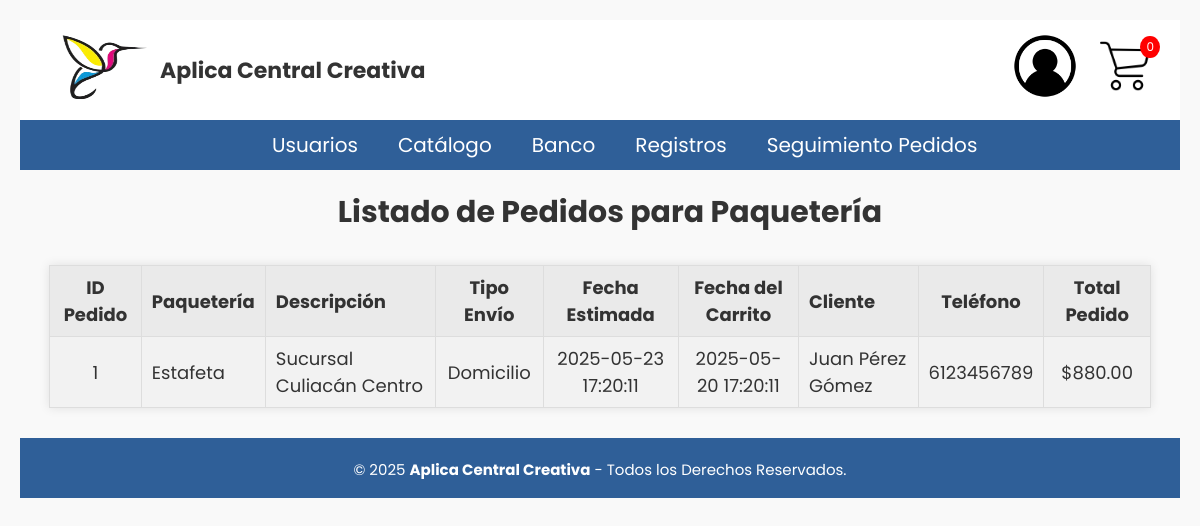
The page /Paqueteria/ver_pedidos.php (signed in) on the database its author committed.
### tables this page shows
CREATE TABLE pedido(
id_pedido INT NOT NULL PRIMARY KEY AUTO_INCREMENT,
id_envio INT NOT NULL,
id_paqueteria INT,
id_carrito INT NOT NULL,
iva DECIMAL(6,2) NOT NULL,
ieps DECIMAL(2),
id_direccion INT,
precio_total_pedido DECIMAL(6,2) NOT NULL,
CONSTRAINT fk_pedido_envio FOREIGN KEY (id_envio) REFERENCES envio(id_envio),
CONSTRAINT fk_pedido_paqueteria FOREIGN KEY (id_paqueteria) REFERENCES paqueteria(id_paqueteria),
CONSTRAINT fk_pedido_carrito FOREIGN KEY (id_carrito) REFERENCES carrito(id_carrito),
CONSTRAINT fk_pedido_direccion FOREIGN KEY (id_direccion) REFERENCES direccion(id_direccion)
);

CREATE TABLE paqueteria(
id_paqueteria INT NOT NULL PRIMARY KEY AUTO_INCREMENT,
nombre_paqueteria VARCHAR(50) NOT NULL,
descripcion VARCHAR(50) NOT NULL,
fecha DATETIME NOT NULL
);

CREATE TABLE envio(
id_envio INT NOT NULL PRIMARY KEY AUTO_INCREMENT,
tipo_envio ENUM('Domicilio','Punto de Entrega') NOT NULL,
costo DECIMAL(6,2) NOT NULL,
fecha_estimada DATETIME NOT NULL
);

CREATE TABLE carrito(
id_carrito INT NOT NULL PRIMARY KEY AUTO_INCREMENT,
id_cliente INT NOT NULL,
fecha DATETIME NOT NULL,
total DECIMAL(10,2) DEFAULT 0,
CONSTRAINT fk_cliente_carrito FOREIGN KEY (id_cliente) REFERENCES cliente(id_cliente)
);

CREATE TABLE cliente (
id_cliente INT NOT NULL PRIMARY KEY AUTO_INCREMENT,
id_usuario INT NOT NULL,
nom_persona VARCHAR(50) NOT NULL,
apellido_paterno VARCHAR(20) NOT NULL,
apellido_materno VARCHAR(20) NOT NULL,
telefono VARCHAR(10) NOT NULL,
monedero DECIMAL(6,2) DEFAULT 0,
CONSTRAINT fk_usuario FOREIGN KEY (id_usuario) REFERENCES usuario(id_usuario)
);

### Paqueteria/ver_pedidos.php (the view, shortened to what this page needs)
<?php
include '../BD/ConexionBD.php';
include ('../Nav/header.php');
$sql = "SELECT
            p.id_pedido,
            pq.nombre_paqueteria,
            pq.descripcion,
            e.tipo_envio,
            e.fecha_estimada,
            c.fecha AS fecha_carrito,
            p.precio_total_pedido,
            cl.nom_persona,
            cl.apellido_paterno,
            cl.apellido_materno,
            cl.telefono
        FROM pedido p
        JOIN paqueteria pq ON p.id_paqueteria = pq.id_paqueteria
        JOIN envio e ON p.id_envio = e.id_envio
        JOIN carrito c ON p.id_carrito = c.id_carrito
        JOIN cliente cl ON c.id_cliente = cl.id_cliente
        ORDER BY p.id_pedido DESC";
$result = $conn->query($sql);
?>
<!DOCTYPE html>
<html lang="es">
<head>
    <link rel="stylesheet" href="estilos_pedidos.css">
</head>
<body>
    <h2>Listado de Pedidos para Paquetería</h2>
    <table>
        <tr>
            <th>ID Pedido</th>
            <th class="descripcion">Paquetería</th>
            <th class="descripcion">Descripción</th>
            <th>Tipo Envío</th>
            <th>Fecha Estimada</th>
            <th>Fecha del Carrito</th>
            <th class="cliente">Cliente</th>
            <th class="telefono">Teléfono</th>
            <th>Total Pedido</th>
        </tr>
        <?php
        if ($result && $result->num_rows > 0) {
            while ($row = $result->fetch_assoc()) {
                echo "<tr>
                        <td>{$row['id_pedido']}</td>
                        <td class='descripcion'>{$row['nombre_paqueteria']}</td>
                        <td class='descripcion'>{$row['descripcion']}</td>
                        <td>{$row['tipo_envio']}</td>
                        <td>{$row['fecha_estimada']}</td>
                        <td>{$row['fecha_carrito']}</td>
                        <td class='cliente'>{$row['nom_persona']} {$row['apellido_paterno']} {$row['apellido_materno']}</td>
                        <td class='telefono'>{$row['telefono']}</td>
                        <td>\${$row['precio_total_pedido']}</td>
                      </tr>";
            }
        } else {
            echo "<tr><td colspan='9'>No hay pedidos registrados</td></tr>";
        }
        ?>
    </table>
    <?php
include '../Nav/footer.php';
?>
</body>
</html>

### CSS/cabecera.css (style rules this page uses)
html { font-size: 20px; overflow-y: auto; font-family: 'Poppins', sans-serif; }

### CSS/menu.css (style rules this page uses)
* { padding: 0px; margin: 0px; }

### CSS/formularios.css (style rules this page uses)
* { font-family: 'Poppins', sans-serif; margin: 0; padding: 0; box-sizing: border-box; }

### CSS/cabecera2.css (style rules this page uses)
* { padding: 0px; margin: 0px; }
h1, h2 { color: #000000; }
table { width: 100%; margin-bottom: 20px; border-collapse: collapse; }
table, th, td { border: 1px solid #ddd; }
th, td { padding: 10px; text-align: left; }

### CSS/Carrito.css (style rules this page uses)
body { font-family: 'Segoe UI', Tahoma, Geneva, Verdana, sans-serif; background-color: #f4f4f9; color: #000000; }
th, td { padding: 12px 15px; text-align: center; vertical-align: middle; }
tbody tr { border-bottom: 1px solid #eee; }

### CSS/direccion.css (style rules this page uses)
body { font-family: 'Segoe UI', Tahoma, Geneva, Verdana, sans-serif; background-color: #f4f4f9; color: #000000; }

### CSS/Tarjetas.css (style rules this page uses)
table { width: 95%; margin: 0 auto 40px auto; border-collapse: collapse; font-family: Arial, sans-serif; }
table th, table td { padding: 8px 10px; border: 1px solid #ddd; text-align: center; font-size: 0.9rem; }
table tbody tr:nth-child(even) { background-color: #f2f2f2; }

### CSS/confirmar_pedido.css (style rules this page uses)
body { font-family: 'Segoe UI', Tahoma, Geneva, Verdana, sans-serif; background-color: #f4f4f9; color: #000000; margin: 0; padding: 0; }
h2 { text-align: left; color: #000000; margin-top: 20px; margin-left: 20px; }

### CSS/reporte_ventas.css (style rules this page uses)
body { font-family: Arial, sans-serif; background-color: #f8f9fa; color: #333; }
h2 { color: #2c3e50; text-align: center; margin-bottom: 30px; }

### Paqueteria/estilos_pedidos.css (style rules this page uses)
body { font-family: Arial, sans-serif; background-color: #f9f9f9; padding: 20px; }
h2 { text-align: center; margin-bottom: 30px; color: #333; }
table { width: 95%; margin: 0 auto; border-collapse: collapse; background-color: #fff; box-shadow: 0 0 10px rgba(0, 0, 0, 0.1); }
th, td { border: 1px solid #ccc; padding: 12px; text-align: center; }
th.descripcion, td.descripcion, th.cliente, td.cliente { text-align: left; }
th.telefono, td.telefono { width: 110px; }
th { background-color: #eaeaea; color: #333; font-weight: bold; }
tr:nth-child(even) { background-color: #f5f5f5; }

### rows shown on the page
pedido: id_pedido "1", id_paqueteria.nombre_paqueteria "Estafeta", id_paqueteria.descripcion "Sucursal Culiacán Centro", id_envio.tipo_envio "Domicilio", id_envio.fecha_estimada "2025-05-23 17:20:11", id_carrito.fecha "2025-05-20 17:20:11", cliente.nom_persona "Juan", cliente.apellido_paterno "Pérez", cliente.apellido_materno "Gómez", cliente.telefono "6123456789", precio_total_pedido "880.00"

### other values the page prints
$total_cantidad "0"
$nombre "Usuarios"
$nombre "Catálogo"
$nombre "Banco"
$nombre "Registros"
$nombre "Seguimiento Pedidos"
